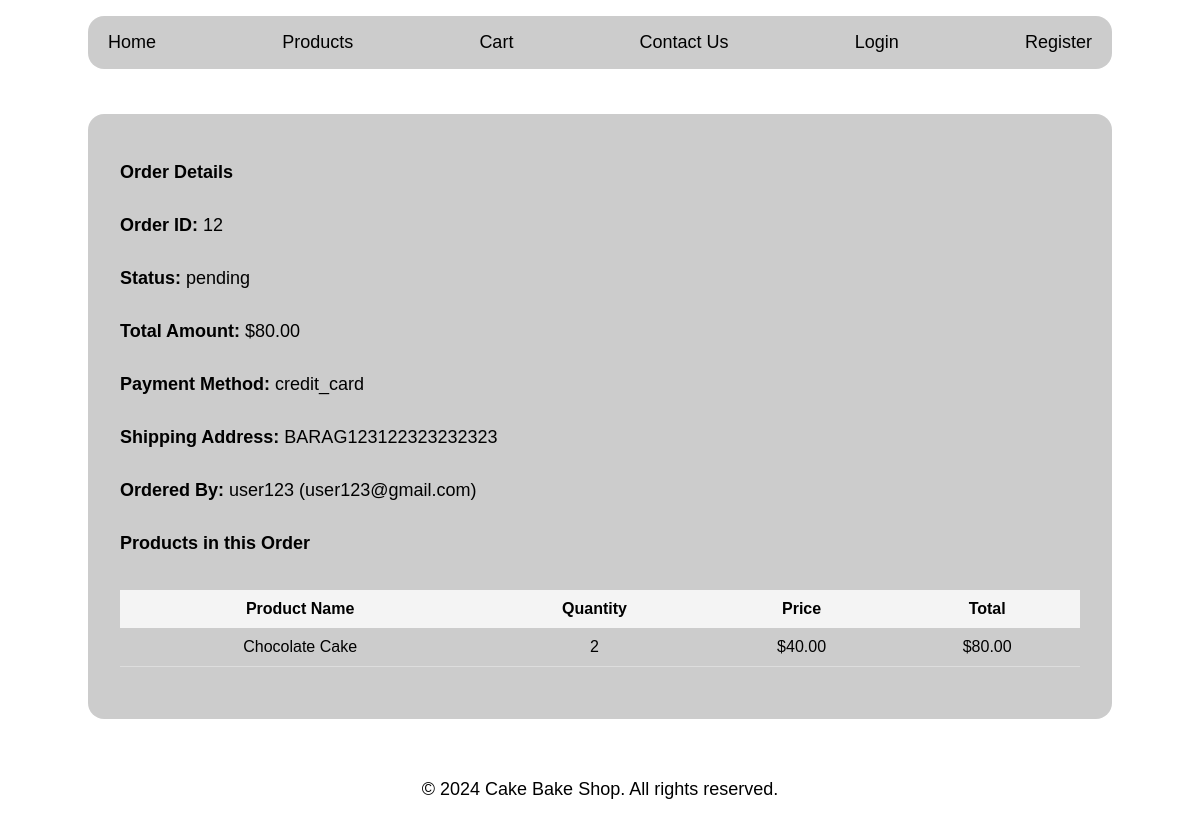
The page /order_details.php?id=12 on the database as committed earlier.
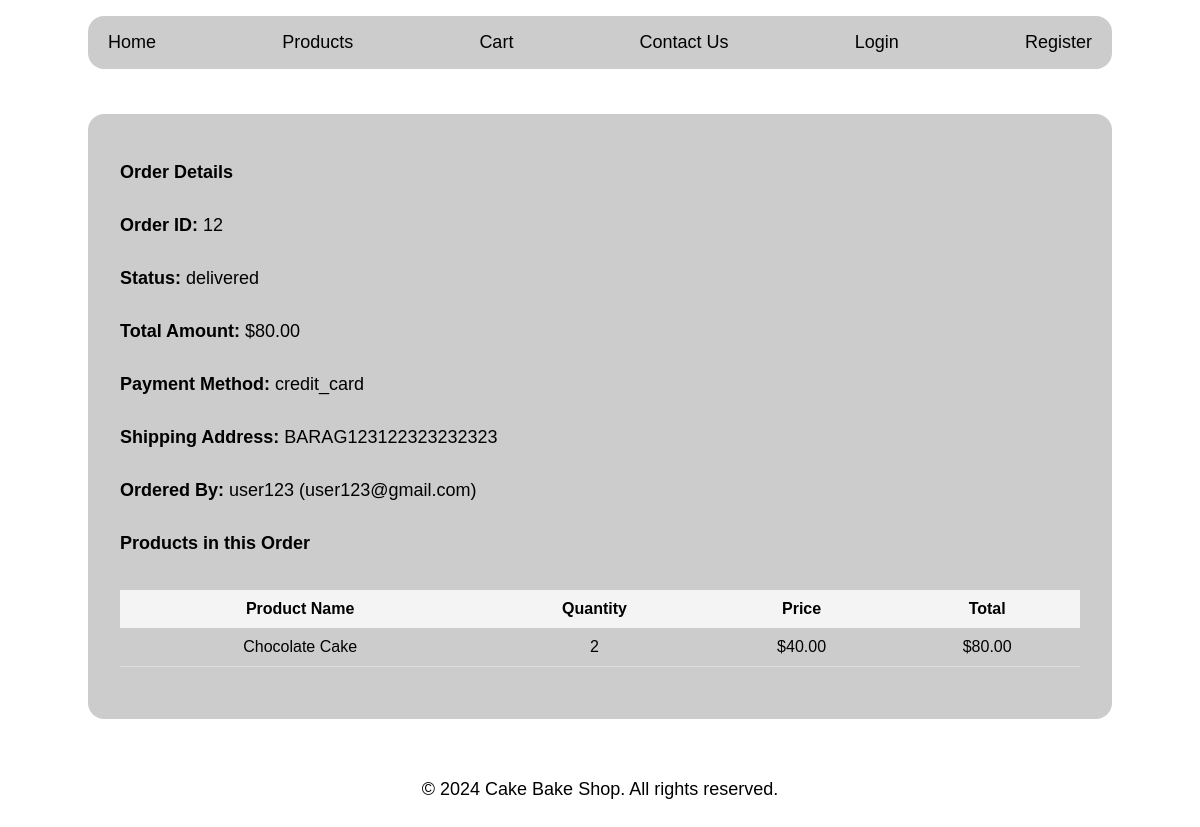
The same page on the database as committed later.
### tables this page shows
CREATE TABLE IF NOT EXISTS `orders` (
  `id` int NOT NULL AUTO_INCREMENT,
  `user_id` int NOT NULL,
  `status` enum('pending','processing','delivering','delivered','canceled') NOT NULL DEFAULT 'pending',
  `total_amount` decimal(10,2) NOT NULL,
  `payment_method` varchar(50) NOT NULL,
  `order_type` enum('pickup','delivery') NOT NULL,
  `reservation_date` date DEFAULT NULL,
  `created_at` timestamp NULL DEFAULT CURRENT_TIMESTAMP,
  `address` varchar(255) DEFAULT NULL,
  PRIMARY KEY (`id`),
  KEY `user_id` (`user_id`),
  KEY `idx_order_status` (`status`)
);

CREATE TABLE IF NOT EXISTS `users` (
  `id` int NOT NULL AUTO_INCREMENT,
  `username` varchar(50) NOT NULL,
  `password` varchar(255) NOT NULL,
  `email` varchar(100) NOT NULL,
  `phone` varchar(20) DEFAULT NULL,
  `role` enum('admin','user') NOT NULL DEFAULT 'user',
  `created_at` timestamp NULL DEFAULT CURRENT_TIMESTAMP,
  PRIMARY KEY (`id`),
  UNIQUE KEY `username` (`username`),
  KEY `idx_user_role` (`role`)
);

### app/classes/Order.php (called while the page is built, shortened)
<?php
require_once 'Database.php';
class Order {
    private $conn;
    private $table = 'orders';
    public function __construct() {
        $database = new Database();
        $this->conn = $database->getConnection();
    }
    public function getOrderDetails($order_id) {
        try {
            $query = "SELECT o.*, u.username, u.email FROM " . $this->table . " o
                      LEFT JOIN users u ON o.user_id = u.id
                      WHERE o.id = :order_id";
            $stmt = $this->conn->prepare($query);
            $stmt->bindParam(':order_id', $order_id);
            $stmt->execute();
            return $stmt->fetch(PDO::FETCH_ASSOC);
        } catch (Exception $e) {
            error_log("Error retrieving order details: " . $e->getMessage());
            return false;
        }
    }
}
?>

### app/classes/Database.php (called while the page is built, shortened)
<?php
class Database {
    private $host = 'localhost';
    private $db_name = 'inventory_management_system';
    private $username = 'root';
    private $password = '';
    public function getConnection() {
        $this->conn = null;
        try {
            $this->conn = new PDO("mysql:host={$this->host};dbname={$this->db_name}", $this->username, $this->password);
            $this->conn->setAttribute(PDO::ATTR_ERRMODE, PDO::ERRMODE_EXCEPTION);
        } catch (PDOException $exception) {
            echo "Connection error: " . $exception->getMessage();
        }
        return $this->conn;
    }
}
?>

### app/classes/Inventory.php (called while the page is built, shortened)
<?php
require_once 'Database.php';
class Inventory {
    public function __construct() {
        $database = new Database();
    }
}
?>

### app/controllers/OrderController.php (called while the page is built, shortened)
<?php
require_once '../app/classes/Order.php';
require_once '../app/classes/OrderItem.php';
require_once '../app/controllers/OrderItemController.php';
class OrderController {
    private $order;
    public function __construct() {
        $this->order = new Order();
    }
    public function getOrderDetails($order_id) {
        return $this->order->getOrderDetails($order_id);
    }
}
?>

### app/classes/OrderItem.php (called while the page is built, shortened)
<?php
require_once 'Database.php';
class OrderItem {
    private $conn;
    private $table = 'order_items';
    public function __construct() {
        $database = new Database();
        $this->conn = $database->getConnection();
    }
    public function getItemsByOrderId($orderId) {
        try {
            $query = "SELECT oi.*, p.name AS product_name, p.image_url
                      FROM " . $this->table . " oi
                      LEFT JOIN products p ON oi.product_id = p.id
                      WHERE oi.order_id = :order_id";
            $stmt = $this->conn->prepare($query);
            $stmt->bindParam(':order_id', $orderId);
            $stmt->execute();
            return $stmt->fetchAll(PDO::FETCH_ASSOC);
        } catch (Exception $e) {
            error_log("Error retrieving order items by order ID: " . $e->getMessage());
            return [];
        }
    }
}
?>

### app/controllers/OrderItemController.php (called while the page is built, shortened)
<?php
require_once '../app/classes/OrderItem.php';
class OrderItemController {
    private $orderItem;
    public function __construct() {
        $this->orderItem = new OrderItem();
    }
    public function getOrderItemsByOrderId($orderId) {
        return $this->orderItem->getItemsByOrderId($orderId);
    }
}
?>

### public/order_details.php (the view, shortened to what this page needs)
<?php
include '../templates/header.php';
include '../templates/navbar.php';
require_once '../app/controllers/OrderController.php';
require_once '../app/controllers/OrderItemController.php';
$orderController = new OrderController();
$orderItemController = new OrderItemController();
$orderId = $_GET['id'] ?? null;
$orderDetails = $orderController->getOrderDetails($orderId);
$orderItems = $orderItemController->getOrderItemsByOrderId($orderId);
?>
<div class="container">
    <h2>Order Details</h2>
    <p><strong>Order ID:</strong> <?php echo htmlspecialchars($orderDetails['id']); ?></p>
    <p><strong>Status:</strong> <?php echo htmlspecialchars($orderDetails['status']); ?></p>
    <p><strong>Total Amount:</strong> $<?php echo number_format($orderDetails['total_amount'], 2); ?></p>
    <p><strong>Payment Method:</strong> <?php echo htmlspecialchars($orderDetails['payment_method']); ?></p>
    <p><strong>Shipping Address:</strong> <?php echo htmlspecialchars($orderDetails['address']); ?></p>
    <p><strong>Ordered By:</strong> <?php echo htmlspecialchars($orderDetails['username']); ?> (<?php echo htmlspecialchars($orderDetails['email']); ?>)</p>
    <h3>Products in this Order</h3>
    <table>
        <thead>
            <tr>
                <th>Product Name</th>
                <th>Quantity</th>
                <th>Price</th>
                <th>Total</th>
            </tr>
        </thead>
        <tbody>
            <?php foreach ($orderItems as $item): ?>
                <tr>
                    <td><?php echo htmlspecialchars($item['product_name']); ?></td>
                    <td><?php echo htmlspecialchars($item['quantity']); ?></td>
                    <td>$<?php echo number_format($item['price'], 2); ?></td>
                    <td>$<?php echo number_format($item['quantity'] * $item['price'], 2); ?></td>
                </tr>
            <?php endforeach; ?>
        </tbody>
    </table>
</div>
<?php include '../templates/footer.php'; ?>

Rows that differ between the two databases and show on the page:
changed orders "credit_card": status "pending" → "delivered"
